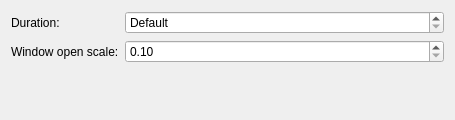
<?xml version="1.0" encoding="UTF-8"?>
<ui version="4.0">
 <class>AetherSinkEffectConfig</class>
 <widget class="QWidget" name="AetherSinkEffectConfig">
  <property name="geometry">
   <rect>
    <x>0</x>
    <y>0</y>
    <width>455</width>
    <height>120</height>
   </rect>
  </property>
  <layout class="QFormLayout" name="formLayout">
   <item row="1" column="0">
    <widget class="QLabel" name="label_Duration">
     <property name="text">
      <string>Duration:</string>
     </property>
    </widget>
   </item>
   <item row="1" column="1">
    <widget class="QSpinBox" name="kcfg_Duration">
     <property name="sizePolicy">
      <sizepolicy hsizetype="Expanding" vsizetype="Fixed">
       <horstretch>0</horstretch>
       <verstretch>0</verstretch>
      </sizepolicy>
     </property>
     <property name="specialValueText">
      <string>Default</string>
     </property>
     <property name="suffix">
      <string> milliseconds</string>
     </property>
     <property name="maximum">
      <number>9999</number>
     </property>
     <property name="singleStep">
      <number>5</number>
     </property>
    </widget>
   </item>
   <item row="2" column="0">
    <widget class="QLabel" name="label_InScale">
     <property name="text">
      <string>Window open scale:</string>
     </property>
    </widget>
   </item>
   <item row="2" column="1">
    <widget class="QDoubleSpinBox" name="kcfg_InScale">
     <property name="sizePolicy">
      <sizepolicy hsizetype="Expanding" vsizetype="Fixed">
       <horstretch>0</horstretch>
       <verstretch>0</verstretch>
      </sizepolicy>
     </property>
     <property name="minimum">
      <double>0.100000000000000</double>
     </property>
     <property name="maximum">
      <double>1.000000000000000</double>
     </property>
     <property name="singleStep">
      <double>0.050000000000000</double>
     </property>
    </widget>
   </item>
  </layout>
 </widget>
 <resources/>
 <connections/>
</ui>
